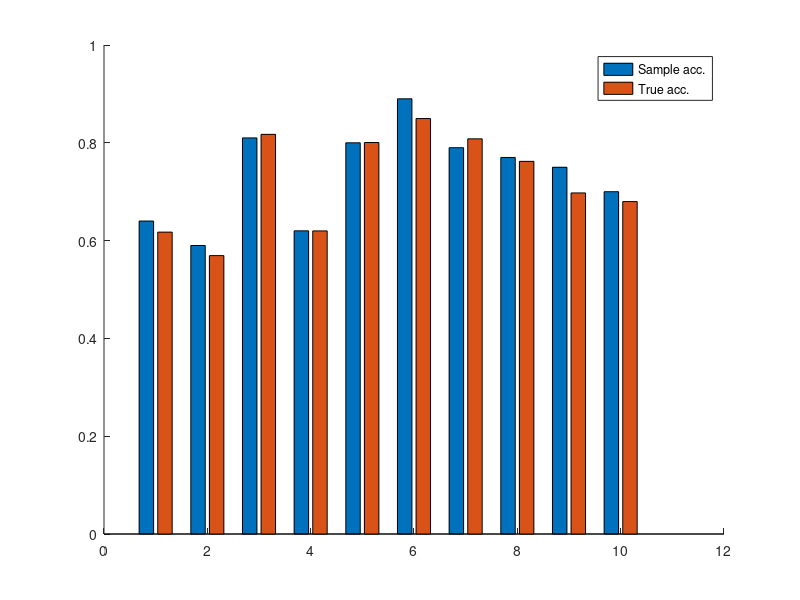

Write MATLAB code to recreate this figure.
% ***
% A script for simulating the data for the model 1 (performance
% of a single BCI in a group of subjects)
% ***

%% Define experiment parameters
SAVE_RESULTS = true; 
PLOT_RESULTS = true; 
FILENAME_EXP = 'SimulatedExp1'; % Name for saving simulated data (without extension)
N_S = 10; % Number of subjects in the experiment
T = repmat(100, N_S, 1); % Number of trials for each subject

%% Define true parameter values
mu_psi_true = 0.75; % Average accuracy in the population (on probability scale)
mu_alpha_true = log(mu_psi_true / (1 - mu_psi_true)); % Average accuracy in the population (on logit scale)
sigma_alpha_true = 0.5; % Accuracy SD in the population (on logit scale)

%% Generate data
% Generate subject-wise accuracies
alpha_true = normrnd(mu_alpha_true, sigma_alpha_true, N_S, 1); % Accuracy on the logit scale
psi_true = 1 ./ (1 + exp(-alpha_true)); % Accuracy on the probability scale
y = binornd(T, psi_true); % Subject-wise number of correct trials

%% Plot data
if PLOT_RESULTS
    % Prepare data to plot
    sampleAcc = y ./ T; % Compute sample accuracy
    
    % Plot figure
    figure
    hold on
    
    % Plot true subject-wise accuracies and sample accuracies
    bar([sampleAcc, psi_true])
    
    % Customize figure
    ylim([0, 1])
    legend('Sample acc.', 'True acc.')
end

%% Save data
if SAVE_RESULTS
    % Save the true parameters and data in Matlab format
    save([FILENAME_EXP '.mat'],...
        'N_S', 'T', ... % experimental design
        'mu_psi_true', 'mu_alpha_true', 'sigma_alpha_true',... % true top-level parameter values
        'psi_true', 'alpha_true',... % true subject-level parameter values
        'y'); % generated data
        
    % Save data in the format expected by 'run_model1.m' script
    dlmwrite([FILENAME_EXP '.csv'], [y T], ';', 1, 1);
end